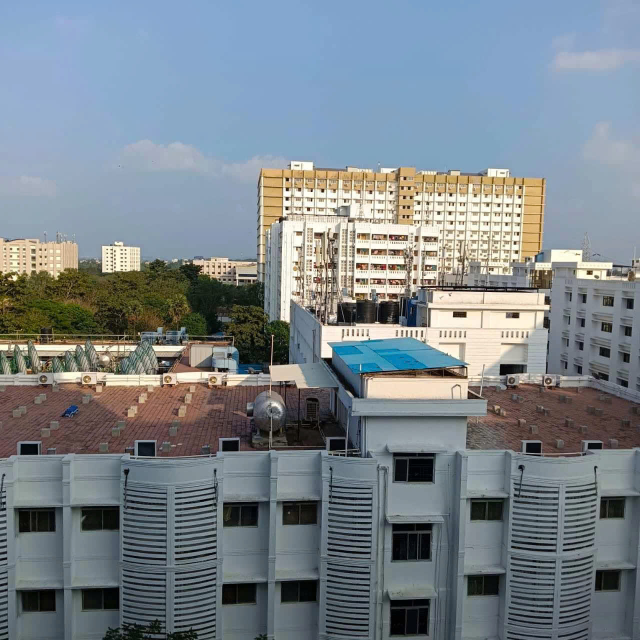
#> input picture examples/6a.jpg, 1280 x 1280 px (shown at 1/2 size); its folder holds only this picture in this run
$ python -i stitch.py   (imports and definitions only)
#> lines starting #> are read from the running program, lines starting #| are printed output that depends on the picture; after the words box and inside, x2 and y2 are one past the last pixel; in counts of white or black regions, pixels touching at a corner belong together
#> further down, picture is the input picture: shape (1280, 1280, 3); mean B, G, R 138.9, 132.1, 122.5
from panorama import Stitcher
import imutils
import cv2
import tkinter as tk
from tkinter import filedialog, messagebox
from PIL import Image, ImageTk
import numpy as np
import os

# --- Hàm resize ảnh để hiển thị trong GUI ---
# [64 lines left out: functions cv2_to_tk, select_image1, select_image2, stitch_images, not called in this run]

# --- Cắt bỏ vùng đen (pixel = 0) quanh ảnh sau khi ghép Panorama, giữ lại vùng có nội dung thật ---
def crop_black(image):
    if image is None:
        return None
    gray = cv2.cvtColor(image, cv2.COLOR_BGR2GRAY)
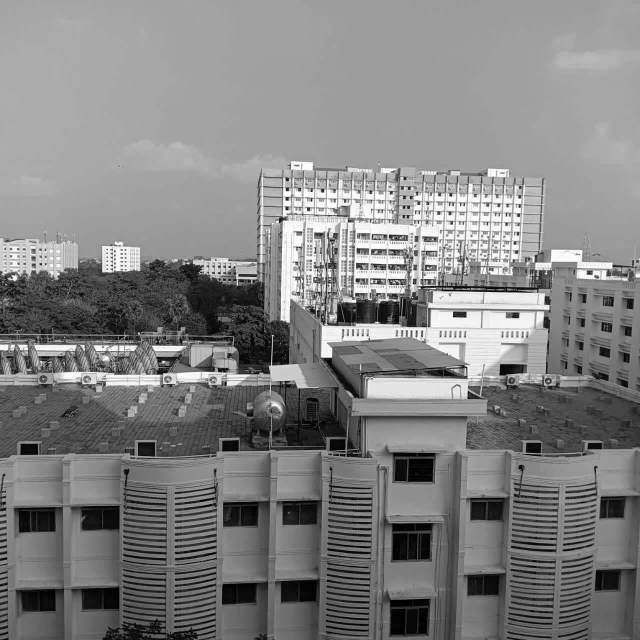
#> gray: shape (1280, 1280) (shown at 1/2 size); min 0, max 255, mean 130
    # Tạo mask: vùng có giá trị > 0 là có nội dung
    _, thresh = cv2.threshold(gray, 1, 255, cv2.THRESH_BINARY)
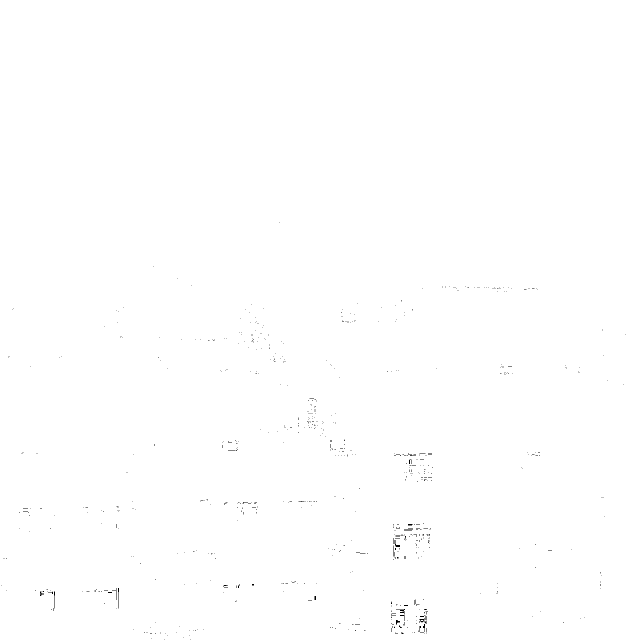
#> thresh: shape (1280, 1280) (shown at 1/2 size); 99.9% white; black in thin lines or dots, all inside (x1, y1, x2, y2) = (3, 444, 1252, 1279)
    coords = cv2.findNonZero(thresh)
#> coords = contour of 1636042 points, box (x1, y1, x2, y2) (0, 0, 1280, 1280), area 0
    if coords is None:
        return image
    x, y, w, h = cv2.boundingRect(coords)
#> x = 0; y = 0; w = 1280; h = 1280
    cropped = image[y:y+h, x:x+w]
    return cropped

# --- Hàm lưu ảnh panorama ---
# [8 lines left out: function save_panorama, not called in this run]

# --- Giao diện chính ---
# [4 lines not run here, left out]
imageA = imageB = result = vis = imageA_key = imageB_key = None
imageA_path = imageB_path = ""

# --- Hàng chọn ảnh ---
# [1 line that did not run here, left out]
# [1 line not run here, left out]
# [1 line that did not run here, left out]
# [1 line not run here, left out]
# [1 line that did not run here, left out]
# [1 line not run here, left out]
# [1 line that did not run here, left out]
# [1 line not run here, left out]
# [1 line that did not run here, left out]
# [1 line not run here, left out]

# --- Canvas + Scrollbar để cuộn nội dung ---
# [1 line that did not run here, left out]
# [1 line not run here, left out]
# [1 line that did not run here, left out]
# [2 lines not run here, left out]

# Tạo frame chứa nội dung bên trong Canvas
# [1 line that did not run here, left out]
# [1 line not run here, left out]

# Tự động cập nhật vùng cuộn khi kích thước thay đổi
def update_scrollregion(event):
    canvas.configure(scrollregion=canvas.bbox("all"))
# [1 line not run here, left out]

# --- Các frame hiển thị ảnh ---
# Ảnh gốc
# [1 line that did not run here, left out]
# [2 lines not run here, left out]
# [1 line that did not run here, left out]
# [1 line not run here, left out]

# [1 line that did not run here, left out]
# [2 lines not run here, left out]
# [1 line that did not run here, left out]
# [1 line not run here, left out]

# Keypoints
# [1 line that did not run here, left out]
# [2 lines not run here, left out]
# [1 line that did not run here, left out]
# [1 line not run here, left out]

# [1 line that did not run here, left out]
# [2 lines not run here, left out]
# [1 line that did not run here, left out]
# [1 line not run here, left out]

# Matches
# [1 line that did not run here, left out]
# [2 lines not run here, left out]
# [1 line that did not run here, left out]
# [1 line not run here, left out]

# Panorama
# [1 line that did not run here, left out]
# [2 lines not run here, left out]
# [1 line that did not run here, left out]
# [1 line not run here, left out]

def _on_mousewheel(event):
    canvas.yview_scroll(int(-1*(event.delta/120)), "units")
# [3 lines not run here, left out]

>>> import cv2
>>> picture = cv2.imread('examples/6a.jpg')
>>> result = crop_black(picture)

$ run again, on examples/foto1A.jpg
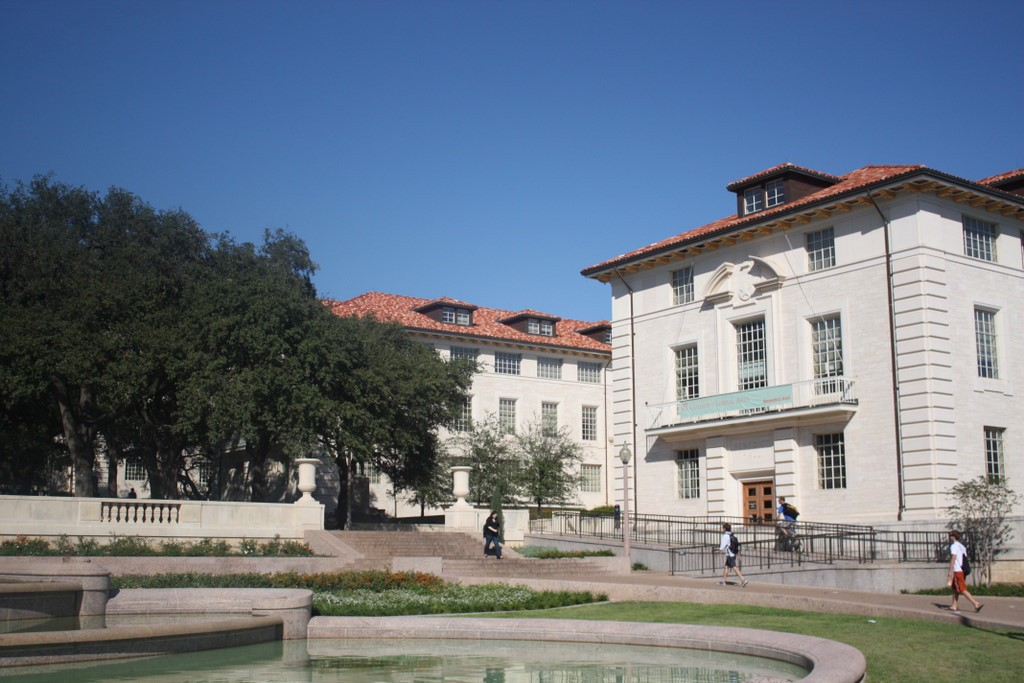
#> input picture examples/foto1A.jpg, 1024 x 683 px
#> picture is the input picture: shape (683, 1024, 3); mean B, G, R 132.3, 118.7, 107.9
#> in crop_black, `gray = cv2.cvtColor(image, cv2.COLOR_BGR2GRAY)`:
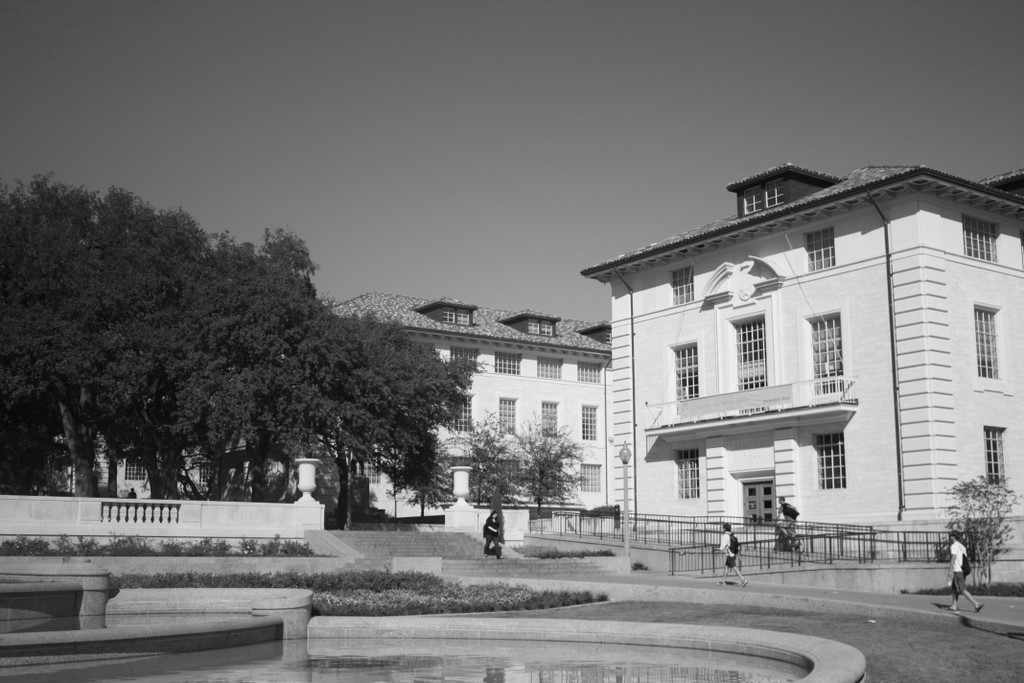
#> gray: shape (683, 1024); min 3, max 253, mean 117
#> thresh: shape (683, 1024); every value is 255
#> coords = contour of 699392 points, box (x1, y1, x2, y2) (0, 0, 1024, 683), area 0
#> x = 0; w = 1024; h = 683
